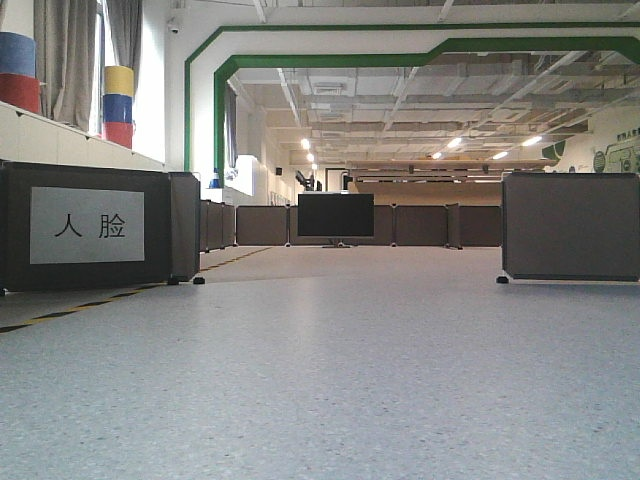
#> input picture 大二下/期末大作业/dzy/src/text_recognition/data/face/10.jpg, 640 x 480 px; its folder holds 3 pictures in this run
$ python train_text_selector.py
#> lines starting #> are read from the running program, lines starting #| are printed output that depends on the picture
#!/usr/bin/env python3
# -*- coding: utf-8 -*-
"""Train a lightweight text-image selector.

The current competition requirement only needs the photographed text card to
select which downstream recognizer should run:

- face  -> call the face classifier
- fruit -> call the fruit classifier

This is intentionally a small image classifier instead of a full OCR pipeline.
It can be replaced later by PaddleOCR / EasyOCR without changing the interface:
`predict_text_mode(image_path) -> "face" | "fruit"`.
"""

from __future__ import annotations

import argparse
import json
import random
from pathlib import Path

import cv2
import joblib
import numpy as np
from sklearn.linear_model import LogisticRegression
from sklearn.metrics import classification_report, confusion_matrix
from sklearn.model_selection import train_test_split
from sklearn.pipeline import Pipeline
from sklearn.preprocessing import StandardScaler


PROJECT_ROOT = Path(__file__).resolve().parent.parent
DATA_ROOT = PROJECT_ROOT / "data"
MODEL_DIR = PROJECT_ROOT / "models"
MODEL_PATH = MODEL_DIR / "text_selector.joblib"
REPORT_PATH = PROJECT_ROOT / "outputs" / "text_selector_report.json"
CLASSES = ["face", "fruit"]
IMAGE_EXTENSIONS = {".jpg", ".jpeg", ".png", ".bmp", ".webp"}


def load_image_features(image_path: Path, size: int = 96) -> np.ndarray:
#> called with size = 96
    image = cv2.imdecode(np.fromfile(str(image_path), dtype=np.uint8), cv2.IMREAD_COLOR)
#> image is the input picture: shape (480, 640, 3); mean B, G, R 129.9, 132.2, 132
    if image is None:
        raise ValueError(f"Cannot read image: {image_path}")

    gray = cv2.cvtColor(image, cv2.COLOR_BGR2GRAY)
    gray = cv2.resize(gray, (size, size), interpolation=cv2.INTER_AREA)
#> gray: shape (96, 96)
    gray = cv2.equalizeHist(gray)
    gray = gray.astype(np.float32) / 255.0

    # Add coarse projection features. These are useful for text-card layout.
    row_projection = gray.mean(axis=1)
#> row_projection = 96 values, max 0.828 at index 95, min 0.115 at index 46, mean 0.504
    col_projection = gray.mean(axis=0)
#> col_projection = 96 values, max 0.773 at index 31, min 0.302 at index 95, mean 0.504
    return np.concatenate([gray.reshape(-1), row_projection, col_projection])


def collect_dataset() -> tuple[list[Path], list[str]]:
    image_paths: list[Path] = []
    labels: list[str] = []
    for class_name in CLASSES:
        class_dir = DATA_ROOT / class_name
        if not class_dir.exists():
            raise FileNotFoundError(f"Missing class folder: {class_dir}")
        for image_path in sorted(class_dir.iterdir()):
            if image_path.is_file() and image_path.suffix.lower() in IMAGE_EXTENSIONS:
                image_paths.append(image_path)
                labels.append(class_name)
    if len(set(labels)) < 2:
        raise RuntimeError("Need both face and fruit samples to train the selector.")
    return image_paths, labels


def main() -> None:
    parser = argparse.ArgumentParser(description="Train text-card selector: face vs fruit.")
    parser.add_argument("--test-size", type=float, default=0.25, help="Validation split ratio.")
    parser.add_argument("--seed", type=int, default=42, help="Random seed.")
    parser.add_argument("--max-iter", type=int, default=2000, help="LogisticRegression max_iter.")
    args = parser.parse_args()

    random.seed(args.seed)
    image_paths, labels = collect_dataset()
    features = np.stack([load_image_features(path) for path in image_paths])
#> call 2 of load_image_features, with size = 96
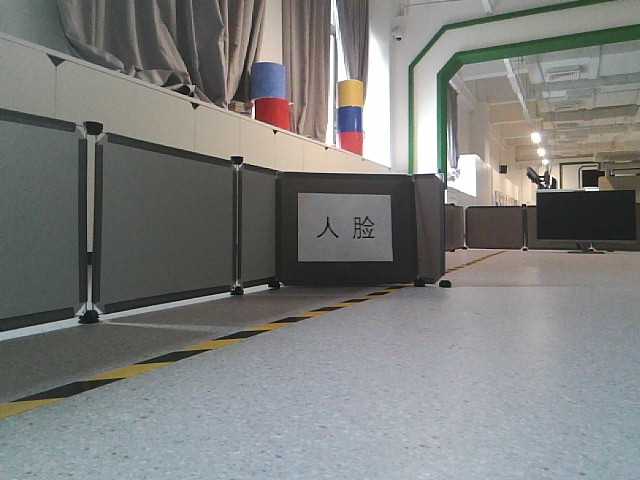
#> input picture 大二下/期末大作业/dzy/src/text_recognition/data/face/11.jpg, 640 x 480 px
#> in load_image_features, image is the input picture: shape (480, 640, 3); mean B, G, R 124.3, 126.2, 125.1
#> in load_image_features (call 2), `gray = cv2.equalizeHist(gray)`:
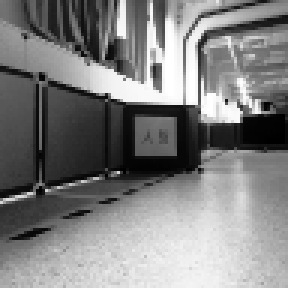
#> gray: shape (96, 96) (shown 3 times larger); min 0, max 255, mean 128.5
#> in load_image_features (call 2), `row_projection = gray.mean(axis=1)`: row_projection = 96 values, max 0.836 at index 95, min 0.16 at index 47, mean 0.504
#> in load_image_features (call 2), `col_projection = gray.mean(axis=0)`: col_projection = 96 values, max 0.71 at index 69, min 0.289 at index 12, mean 0.504
#> call 3 of load_image_features, with size = 96
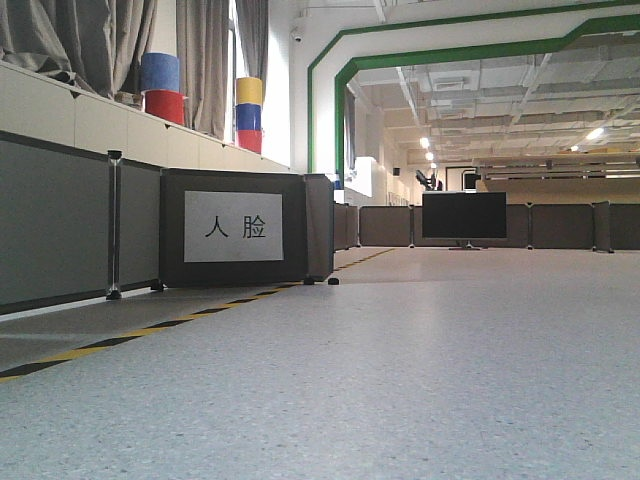
#> input picture 大二下/期末大作业/dzy/src/text_recognition/data/face/13.jpg, 640 x 480 px
#> in load_image_features, image is the input picture: shape (480, 640, 3); mean B, G, R 127.1, 129.3, 129.1
#> in load_image_features (call 3), `gray = cv2.equalizeHist(gray)`:
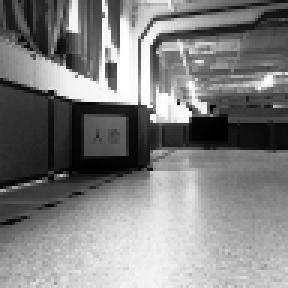
#> gray: shape (96, 96) (shown 3 times larger); min 0, max 255, mean 128.5
#> in load_image_features (call 3), `row_projection = gray.mean(axis=1)`: row_projection = 96 values, max 0.831 at index 95, min 0.126 at index 46, mean 0.504
#> in load_image_features (call 3), `col_projection = gray.mean(axis=0)`: col_projection = 96 values, max 0.717 at index 53, min 0.307 at index 3, mean 0.504
#> call 4 of load_image_features, with size = 96
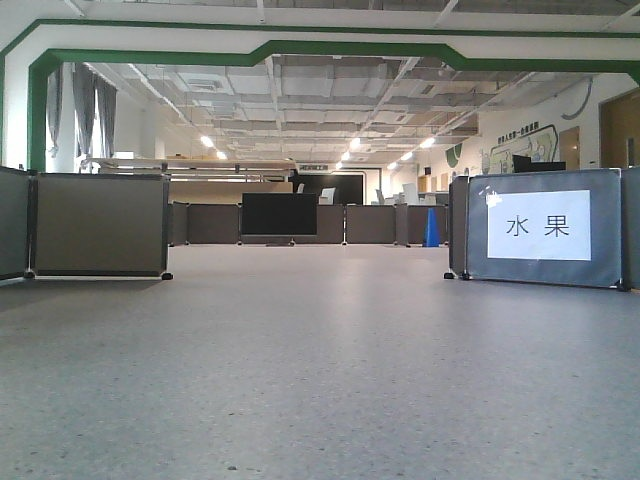
#> input picture 大二下/期末大作业/dzy/src/text_recognition/data/fruit/15.jpg, 640 x 480 px
#> in load_image_features, image is the input picture: shape (480, 640, 3); mean B, G, R 131.2, 131.8, 129.1
#> in load_image_features (call 4), `gray = cv2.resize(gray, (size, size), interpolation=cv2.INTER_AREA)`:
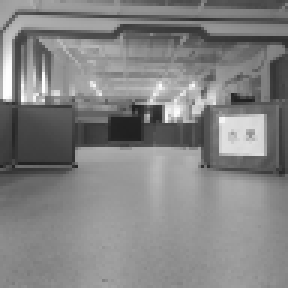
#> gray: shape (96, 96) (shown 3 times larger); min 31, max 254, mean 131
#> in load_image_features (call 4), `gray = cv2.equalizeHist(gray)`:
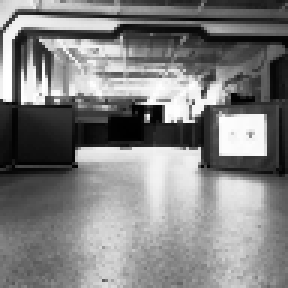
#> gray: shape (96, 96) (shown 3 times larger); min 0, max 255, mean 128.7
#> in load_image_features (call 4), `row_projection = gray.mean(axis=1)`: row_projection = 96 values, max 0.748 at index 29, min 0.189 at index 12, mean 0.505
#> in load_image_features (call 4), `col_projection = gray.mean(axis=0)`: col_projection = 96 values, max 0.639 at index 35, min 0.24 at index 93, mean 0.505

#> (the run stopped early here; a loop or call above may not have finished)
